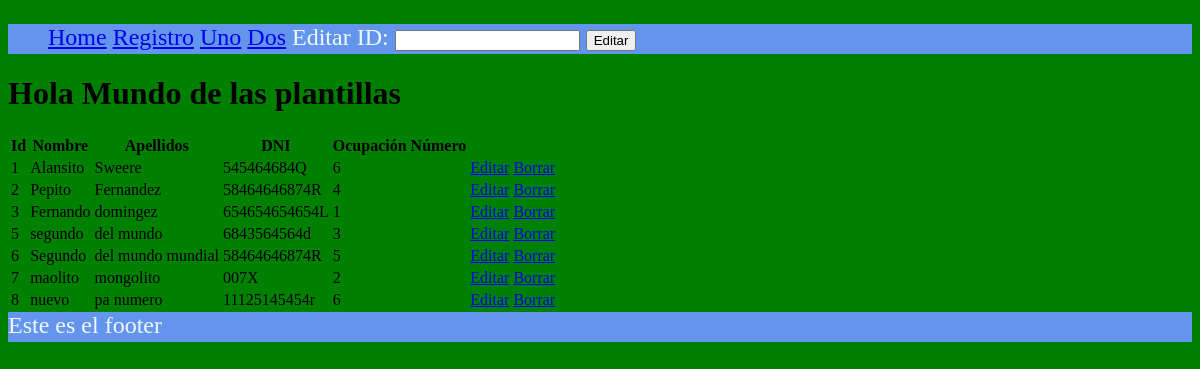
The page / on the database its author committed.
### tables this page shows
CREATE TABLE persona(
            id integer primary key autoincrement,
            nombre text,
            apellidos text,
            dni text, id_ocupation INTEGER, id_numero INTEGER);

### app.py (the view)
@route('/')
@jinja2_view('home.html')
def hola():
    cnx = sqlite3.connect(BASE_DATOS)
    consulta = "select id,nombre,apellidos,dni, id_ocupation from persona"
    cursor = cnx.execute(consulta)
    filas = cursor.fetchall()#obtener todas fila para procesarla, trae todas las filas
    cnx.close()#cerrar siempre la consulta
    return {"datos": filas}

### templates/base.html (shortened to what this page needs)
<!DOCTYPE html>
<html lang="en">
<head>
    <link rel="stylesheet" href="/static/estilos.css">
</head>
<body>
    {%include 'inc_header.html'%}
    {%block content%}{%endblock%}
    {%include 'inc_footer.html'%}
</body>
</html>

### templates/home.html (shortened to what this page needs)
{%extends 'base.html'%}
{%block content%}
    <h1>Hola Mundo de las plantillas</h1>
    <table>
        <tr>
            <th>Id</th>
            <th>Nombre</th>
            <th>Apellidos</th>
            <th>DNI</th>
            <th>Ocupación</th>
            <th>Número</th>
        </tr>
        {% for fila in datos%}
        <tr>
            <td>{{fila[0]}}</td>
            <td>{{fila[1]}}</td>
            <td>{{fila[2]}}</td>
            <td>{{fila[3]}}</td>
            <td>{{fila[4]}}</td>
            <td>{{fila[5]}}</td>
            <td><a href="/editar/{{fila[0]}}">Editar</a></td>
            <td><a href="/delete/{{fila[0]}}">Borrar</a></td>
        </tr>
        {%endfor%}
    </table>
{%endblock%}

### rows shown on the page
persona: id "1", nombre "Alansito", apellidos "Sweere", dni "545464684Q", id_ocupation "6"
persona: id "2", nombre "Pepito", apellidos "Fernandez", dni "58464646874R", id_ocupation "4"
persona: id "3", nombre "Fernando", apellidos "domingez", dni "654654654654L", id_ocupation "1"
persona: id "5", nombre "segundo", apellidos "del mundo", dni "6843564564d", id_ocupation "3"
persona: id "6", nombre "Segundo", apellidos "del mundo mundial", dni "58464646874R", id_ocupation "5"
persona: id "7", nombre "maolito", apellidos "mongolito", dni "007X", id_ocupation "2"
persona: id "8", nombre "nuevo", apellidos "pa numero", dni "11125145454r", id_ocupation "6"
